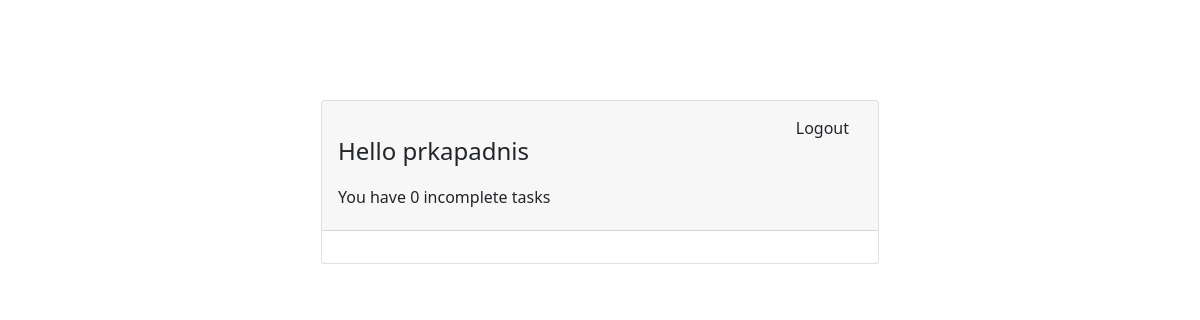
Before: /home/ (signed in) with the older database file.
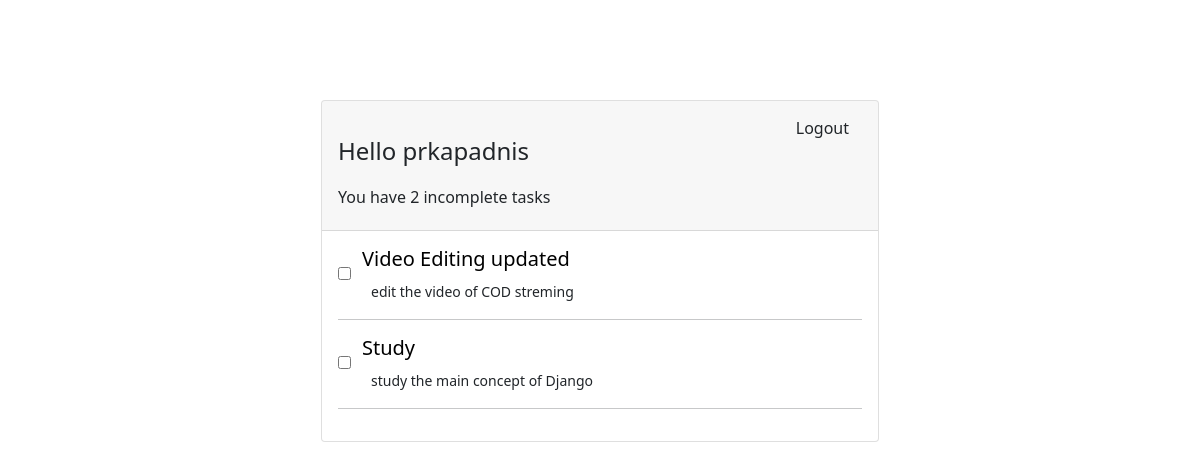
After: the same page with the newer database file.
### note/models.py (models this page shows, shortened)
class Task(models.Model):
    title = models.CharField(max_length=200)
    content = models.TextField()
    complete = models.BooleanField(default=False)
    user = models.ForeignKey(User, on_delete=models.CASCADE)

### note/views.py (the view)
# urls.py: path('home/', views.dashboard, name='Dashboard'),
def dashboard(request):
    tasks = Task.objects.filter(user=request.user)
    incomeplete = Task.objects.filter(complete=False).count()
    context = {'tasks': tasks, 'incomeplete': incomeplete}
    return render(request, "note/home.html", context)

### note/templates/note/home.html (shortened to what this page needs)
{% extends "note/base.html" %}
{% load crispy_forms_tags %}
{% block content %}
<div class="w-50 card mx-auto" style="margin-top: 100px;">
    <div class="card-header" style="height: 130px;">
        <a href="#" class="btn" style="float: right;">Logout</a>
        <p class="pt-4" style="font-size: x-large;">Hello {{request.user}}</p>
        <p>You have {{incomeplete}} incomplete tasks</p>
    </div>
    <div class="card-body">
        {% for task in tasks %}
        <section>
            <input type="checkbox" style="float: left; margin-top: 20px;" , {% if task.complete %} checked {% endif %}>
            <a href="{% url 'update' task.id %}" style="text-decoration: none; color: black;">
                <h5 class="ps-4">{{task.title}}</h5>
            </a>
            <small style="padding-left: 20px;">{{task.content}}</small>
        </section>
        <hr>
        {% endfor %}
    </div>
</div>
{% endblock %}

### note/templates/note/base.html (shortened to what this page needs)
<!doctype html>
<html lang="en">
<head>
    <link href="https://cdn.jsdelivr.net/npm/bootstrap@5.1.0/dist/css/bootstrap.min.css" rel="stylesheet"
>
</head>
<body>
    <div class="container">
        {% block content %}
        {% endblock %}
    </div>
</body>
</html>

Changed rows visible on the page:
added Task: title "Video Editing updated", content "edit the video of COD streming"
added Task: title "Study", content "study the main concept of Django"
Other visible differences:
{{ incomeplete }}: "0" → "2"
